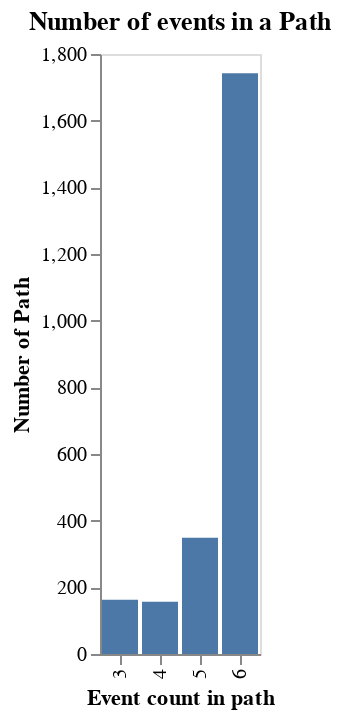

Write notebook code for a chart like this one.
### Code cell
%chart x=event_cnt, y=count_sessionid, gridx=false, gridy=false, mark=bar, title="Number of events in a Path", width=600, height=400, labelx="Event count in path", labely="Number of Path" , typex=o

### Figure 1 — Vega-Lite specification as saved in the notebook (floating-point values rounded to 4 significant figures)
{"$schema": "https://vega.github.io/schema/vega-lite/v3.json", "data": {"format": {"type": "csv"}, "values": "\"event_cnt\",\"count_sessionid\"\n\"6\",\"1742\"\n\"5\",\"349\"\n\"3\",\"163\"\n\"4\",\"157\"\n"}, "encoding": {"x": {"axis": {"grid": false, "title": "Event count in path"}, "field": "event_cnt", "type": "ordinal"}, "y": {"axis": {"grid": false, "title": "Number of Path"}, "field": "count_sessionid", "type": "quantitative"}}, "height": "400", "mark": {"color": "#4C78A8", "type": "bar"}, "title": "Number of events in a Path", "width": "600"}
